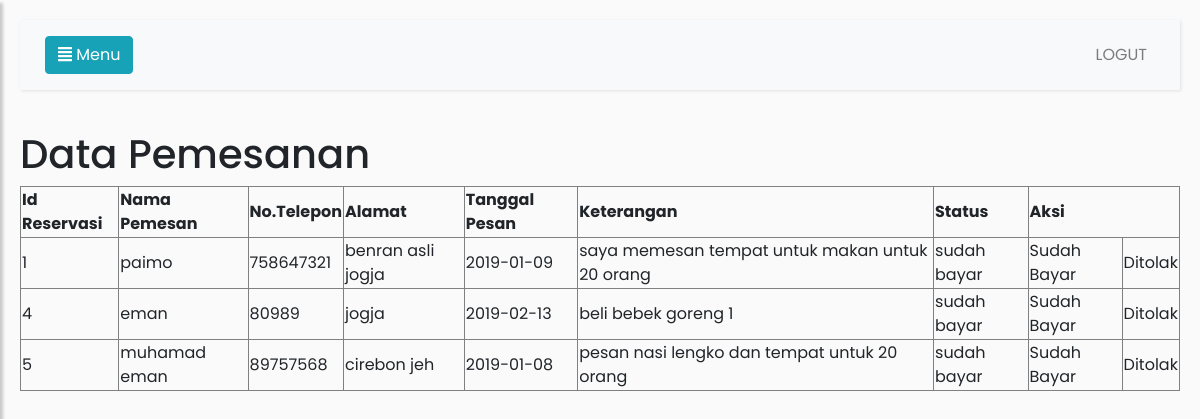
The app's page /restoran/admin/datapemesan_diterima.php (signed in) with its own data.
### tables this page shows
CREATE TABLE IF NOT EXISTS `reservasi` (
  `Id_reservasi` int(6) NOT NULL AUTO_INCREMENT,
  `nama` varchar(25) NOT NULL,
  `no_telp` int(15) NOT NULL,
  `alamat` varchar(50) NOT NULL,
  `tanggal` date NOT NULL,
  `keterangan` varchar(50) NOT NULL,
  `status` enum('menunggu','diterima','ditolak','sudah bayar') NOT NULL,
  PRIMARY KEY (`Id_reservasi`)
);

### restoran/admin/datapemesan_diterima.php (the view, shortened to what this page needs)
<!DOCTYPE html>
<html>
<head>
    <link rel="stylesheet" href="https://stackpath.bootstrapcdn.com/bootstrap/4.1.0/css/bootstrap.min.css">
    <link rel="stylesheet" href="style3.css">
    <link rel="stylesheet" href="https://cdnjs.cloudflare.com/ajax/libs/malihu-custom-scrollbar-plugin/3.1.5/jquery.mCustomScrollbar.min.css">
    <link rel="stylesheet" type="text/css" href="https://stackpath.bootstrapcdn.com/font-awesome/4.7.0/css/font-awesome.min.css">
</head>
<body>
    <div class="wrapper">
        <div id="content">
            <nav class="navbar navbar-expand-lg navbar-light bg-light">
                <div class="container-fluid">
                    <button type="button" id="sidebarCollapse" class="btn btn-info">
                        <i class="fas fa-align-justify"></i>
                        <span>Menu</span>
                    </button>
                    <div class="collapse navbar-collapse" id="navbarSupportedContent">
                        <ul class="nav navbar-nav ml-auto">
                            <li class="nav-item">
                                <a class="nav-link" href="logout.php">LOGUT</a>
                            </li>
                        </ul>
                    </div>
                </div>
            </nav>
            <div>
              <h1>Data Pemesanan</h1>
              <table border="1" width="100%">
              <tr>
                <th>Id Reservasi</th>
                <th>Nama Pemesan</th>
                <th>No.Telepon</th>
                <th>Alamat</th>
                <th>Tanggal Pesan</th>
                <th>Keterangan</th>
                <th>Status</th>
                <th colspan="2">Aksi</th>
              </tr>
             <?php
          include "../koneksi.php";
          $query = "SELECT * FROM reservasi WHERE status='diterima' or status= 'sudah bayar'";
          $sql = mysqli_query($conn, $query);
          while($data = mysqli_fetch_array($sql)){
            echo "<tr>";
            echo "<td>".$data['Id_reservasi']."</td>";
            echo "<td>".$data['nama']."</td>";
            echo "<td>".$data['no_telp']."</td>";
            echo "<td>".$data['alamat']."</td>";
            echo "<td>".$data['tanggal']."</td>";
            echo "<td>".$data['keterangan']."</td>";
            echo "<td>".$data['status']."</td>";
            echo "<td><a href='proses_status_bayar.php?Id_reservasi=".$data['Id_reservasi']."'>Sudah Bayar</a></td>";
            echo "<td><a href='proses_status_ditolak.php?Id_reservasi=".$data['Id_reservasi']."'>Ditolak</a></td>";
            echo "</tr>";
          }
          ?>
          </table>
            </div>
        </div>
    </div>
</body>
</html>

### restoran/admin/style3.css (style rules this page uses)
body { font-family: 'Poppins', sans-serif; background: #fafafa; }
a, a:hover, a:focus { color: inherit; text-decoration: none; transition: all 0.3s; }
.navbar { padding: 15px 10px; background: #fff; border: none; border-radius: 0; margin-bottom: 40px; box-shadow: 1px 1px 3px rgba(0, 0, 0, 0.1); }
#content { width: 100%; padding: 20px; min-height: 100vh; transition: all 0.3s; position: absolute; top: 0; right: 0; }

### records on screen
reservasi: Id_reservasi "1", nama "paimo", no_telp "758647321", alamat "benran asli jogja", tanggal "2019-01-09", keterangan "saya memesan tempat untuk makan untuk 20 orang", status "sudah bayar"
reservasi: Id_reservasi "4", nama "eman", no_telp "80989", alamat "jogja", tanggal "2019-02-13", keterangan "beli bebek goreng 1", status "sudah bayar"
reservasi: Id_reservasi "5", nama "muhamad eman", no_telp "89757568", alamat "cirebon jeh", tanggal "2019-01-08", keterangan "pesan nasi lengko dan tempat untuk 20 orang", status "sudah bayar"
